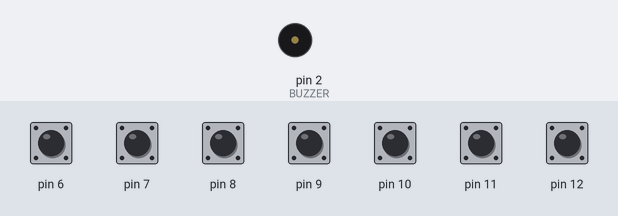
Bench run of a sketch on a simulated Arduino Uno, built with avr-gcc and run on an emulated ATmega328P. Shown: buzzer (waves = sounding). The test bench sets the inputs (shaded band); at power-on: pin 6–12 HIGH.

Above: at 1.6 s.
1.7 s: pin 6 pulled LOW for 1 s
At 2.2 s:
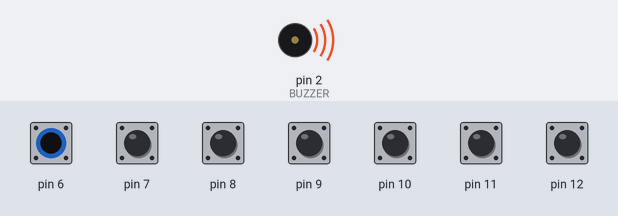
4.3 s: pin 7 pulled LOW for 1 s
At 6.9 s:
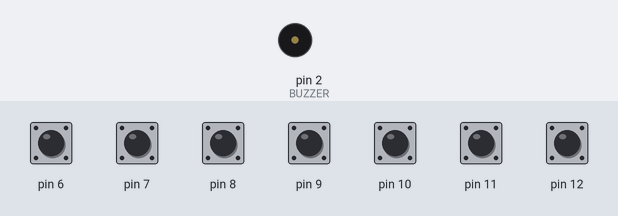
Timing chart, 0 to 8.4 s (numbered marks = the images above; inputs shaded):
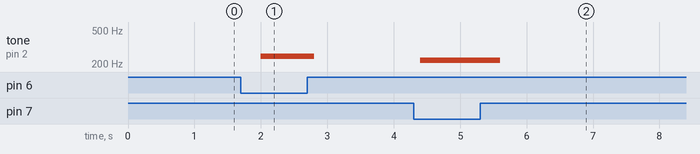

The sketch:

buzzer3.ino
```cpp
#define B2 123
#define C3 131
#define D3 147
#define E3 165
#define F3 175
#define G3 196
#define A3 220
#define B3 247
#define C4 262

#define BUZZER 2

#define BPM 153
int s[]={
  C3, D3, E3, F3, G3, A3, B3
};
int melody[] = {
  D3, F3, G3, E3, D3, C3, D3, B2
};

void setup(){
  Serial.begin(9600);
  pinMode(12, INPUT_PULLUP);
  pinMode(11, INPUT_PULLUP);
  pinMode(10, INPUT_PULLUP);
  pinMode(9, INPUT_PULLUP);
  pinMode(8, INPUT_PULLUP);
  pinMode(7, INPUT_PULLUP);
  pinMode(6, INPUT_PULLUP);
}

void loop() {
  for(int i=6;i<=12;i++){
  	if(digitalRead(i)== 0){
    	tone(BUZZER, s[12-i], 400);
  	}
  }
  delay(400);
  noTone(BUZZER);
}
```

Measured:
- after the input at 1.7 s, tone on pin 2 (BUZZER): silent → 247 Hz after 0.30 s, → silent 0.80 s later
- after the input at 4.3 s, tone on pin 2 (BUZZER): silent → 220 Hz after 0.10 s, → silent 1.2 s later
